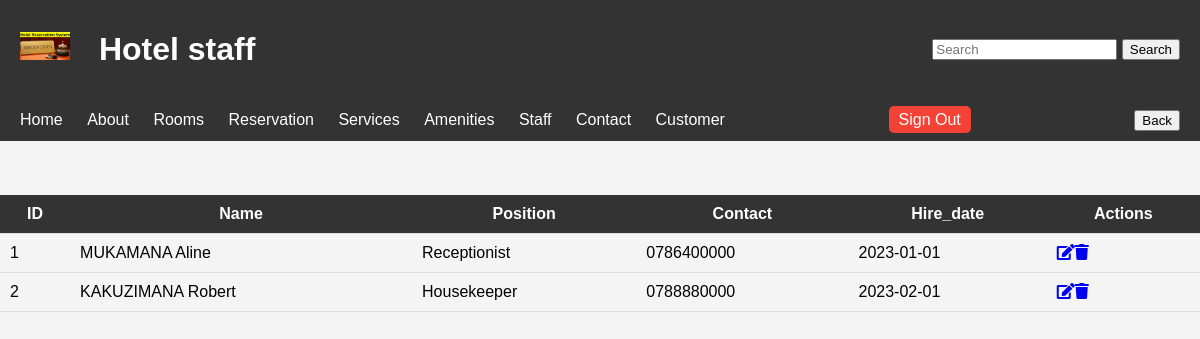
The app's page /landingstaff.php with its own data.
### tables this page shows
CREATE TABLE `staff` (
  `staff_id` int(11) NOT NULL,
  `names` varchar(100) NOT NULL,
  `position` varchar(50) NOT NULL,
  `contact_number` varchar(20) NOT NULL,
  `hire_date` date NOT NULL
);

### landingstaff.php (the view, shortened to what this page needs)
<!DOCTYPE html>
<html lang="en">
<head>
    <link rel="stylesheet" href="https://cdnjs.cloudflare.com/ajax/libs/font-awesome/5.15.4/css/all.min.css">
     <link rel="stylesheet" href="css/style5.css">
</head>
<body>    <header>
        <h1><img src="image/icon.jpg" alt="icon"> Hotel staff</h1>
                        <div class="col-3 offset">
    <form class="d-flex" action="searchstaff.php" method="GET">
        <input class="form-control me-2" type="search" placeholder="Search" aria-label="Search" name="query">
        <button class="btn btn-outline-success" type="submit">Search</button>
    </form>
</header>
<header>
      <nav>
        <ul>
            <li><a href="home.html">Home</a></li>
            <li><a href="about.html">About</a></li>
            <li><a href="room.html">Rooms</a></li>
            <li><a href="reservation.html">Reservation</a></li>
            <li><a href="services.html">Services</a></li>
            <li><a href="amenities.html">Amenities</a></li>
            <li><a href="staff.html">Staff</a></li>
            <li><a href="contact.html">Contact</a></li>
            <li><a href="customer.html">Customer</a></li>
        </ul>
    </nav>
    <div class="signout">
        <a href="loginout.php">Sign Out</a>
    </div>
    <div>
            <button type="button" onclick="window.location.href='staff.html'">Back</button>
    </div>
</header>
<?php
require_once "dbconnect.php";
?>
<!DOCTYPE html>
<html lang="en">
<head>
</head>
<body>
    <br><br><br>
    <table id="dataTable" class="table table-hover text-center">
        <tr>
            <th>ID</th>
            <th>Name</th>
            <th>Position</th>
            <th>Contact</th>
            <th>Hire_date</th>
            <th>Actions</th>
        </tr>
        <?php
        $sql = "SELECT * FROM staff";
        $result = $conn->query($sql);
        if ($result->num_rows > 0) {
            while ($row = $result->fetch_assoc()) {
                echo "<tr>";
                echo "<td>" . $row["staff_id"] . "</td>";
                echo "<td>" . $row["names"] . "</td>";
                 echo "<td>" . $row["position"] . "</td>";
                echo "<td>" . $row["contact_number"] . "</td>";
                echo "<td>" . $row["hire_date"] . "</td>";
                echo "<td>";
                echo "<a href='updatestaff.html?id=" . $row["staff_id"] . "'><i class='fas fa-edit'></i></a>";
                echo "<a href='deletestaff.html?id=" . $row["staff_id"] . "'><i class='fas fa-trash'></i></a>";
                echo "</td>";
                echo "</tr>";
            }
        } else {
            echo "<tr><td colspan='6'>No data found</td></tr>";
        }
        ?>
    </table>
</body>
</html>

### css/style5.css (style rules this page uses)
body { font-family: Arial, sans-serif; margin: 0; padding: 0; background-color: #f4f4f4; }
header { background-color: #333; color: #fff; padding: 10px 20px; display: flex; justify-content: space-between; align-items: center; }
header img { width: 50px; margin-right: 20px; }
nav ul { list-style-type: none; padding: 0; margin: 0; }
nav ul li { display: inline; margin-right: 20px; position: relative; }
nav ul li a { color: #fff; text-decoration: none; }
.signout { margin-right: 20px; }
.signout a { color: #fff; text-decoration: none; padding: 5px 10px; background-color: #f44336; border: none; cursor: pointer; border-radius: 5px; }
table { width: 100%; border-collapse: collapse; }
th, td { padding: 10px; border-bottom: 1px solid #ddd; }
th { background-color: #333; color: white; }

### records on screen
staff: staff_id "1", names "MUKAMANA Aline", position "Receptionist", contact_number "0786400000", hire_date "2023-01-01"
staff: staff_id "2", names "KAKUZIMANA Robert", position "Housekeeper", contact_number "0788880000", hire_date "2023-02-01"
